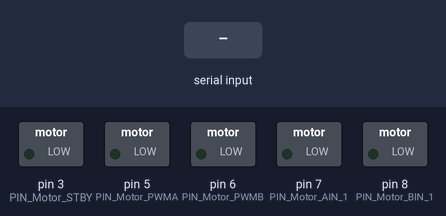
Recording of a sketch running on a simulated Arduino Uno, built with avr-gcc and run on an emulated ATmega328P. Shown: switched loads named in the sketch (green lamp = pin HIGH). Inputs (shaded band) come from the test bench. What the sketch prints to the serial monitor is not drawn.

Above: at 1.2 s.
1.3 s: "90,45\n" received over Serial
At 3.5 s:
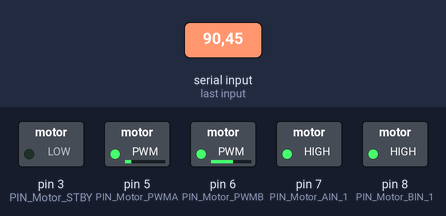
3.8 s: "30,150\n" received over Serial
At 5.5 s:
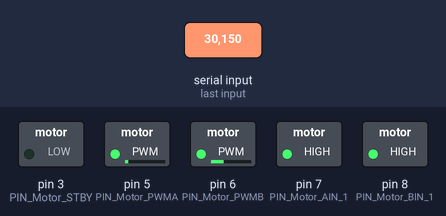
6.3 s: "5\n" received over Serial
At 6.6 s:
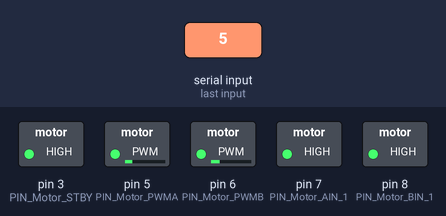
8.8 s: "200\n" received over Serial
At 10.5 s:
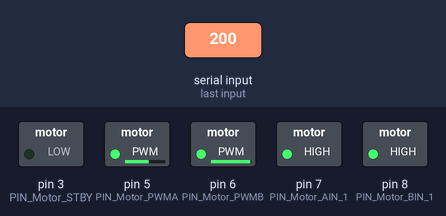
11.3 s: "90\n" received over Serial
At 11.7 s:
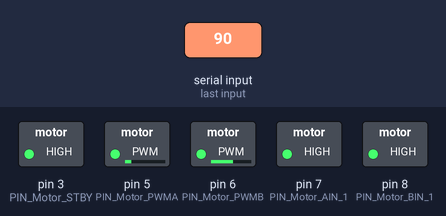
Timing chart, 0 to 14.3 s (numbered marks = the images above; inputs shaded):
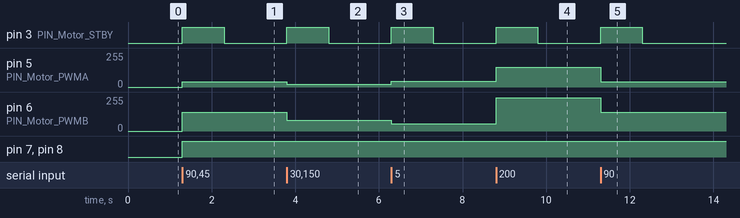

Measured:
- after the input at 1.3 s, pin 3 (PIN_Motor_STBY): LOW → HIGH at once, → LOW 1.0 s later; pin 5 (PIN_Motor_PWMA): 0/255 → 40/255 at once; pin 6 (PIN_Motor_PWMB): 0/255 → 140/255 at once; pin 7 (PIN_Motor_AIN_1), pin 8 (PIN_Motor_BIN_1): LOW → HIGH at once
- after the input at 3.8 s, pin 3 (PIN_Motor_STBY): LOW → HIGH at once, → LOW 1.0 s later; pin 5 (PIN_Motor_PWMA): 40/255 → 20/255 at once; pin 6 (PIN_Motor_PWMB): 140/255 → 80/255 at once
- after the input at 6.3 s, pin 3 (PIN_Motor_STBY): LOW → HIGH at once, → LOW 1.0 s later; pin 5 (PIN_Motor_PWMA): 20/255 → 45/255 at once; pin 6 (PIN_Motor_PWMB): 80/255 → 55/255 at once
- after the input at 8.8 s, pin 3 (PIN_Motor_STBY): LOW → HIGH at once, → LOW 1.0 s later; pin 5 (PIN_Motor_PWMA): 45/255 → 150/255 at once; pin 6 (PIN_Motor_PWMB): 55/255 → 250/255 at once
- after the input at 11.3 s, pin 3 (PIN_Motor_STBY): LOW → HIGH at once, → LOW 1.0 s later; pin 5 (PIN_Motor_PWMA): 150/255 → 40/255 at once; pin 6 (PIN_Motor_PWMB): 250/255 → 140/255 at once

The sketch:

arduino.ino
```cpp
// 引脚定义
#define PIN_Motor_PWMA 5    // 右电机速度
#define PIN_Motor_PWMB 6    // 左电机速度
#define PIN_Motor_AIN_1 7   // 右电机方向
#define PIN_Motor_BIN_1 8   // 左电机方向
#define PIN_Motor_STBY 3

// 运行参数
#define SPEED 50    // 正常速度（0-255）

// 电机控制函数
void setMotors(int STEER) {
  // 右电机控制
  digitalWrite(PIN_Motor_AIN_1, HIGH);
  analogWrite(PIN_Motor_PWMA, abs(SPEED - STEER));

  // 左电机控制
  digitalWrite(PIN_Motor_BIN_1, HIGH);
  analogWrite(PIN_Motor_PWMB, abs(SPEED + STEER));
}

void setup() {
  // 初始化电机控制引脚
  pinMode(PIN_Motor_PWMA, OUTPUT);
  pinMode(PIN_Motor_AIN_1, OUTPUT);
  pinMode(PIN_Motor_PWMB, OUTPUT);
  pinMode(PIN_Motor_BIN_1, OUTPUT);
  pinMode(PIN_Motor_STBY, OUTPUT);
  Serial.begin(115200); // 与ESP32-CAM的串口波特率一致
}

unsigned long lastDataTime = 0;  // 记录最后收到数据的时间戳

void loop() {
  if (Serial.available()) {
    // 收到数据时记录最新时间戳
    lastDataTime = millis();

    digitalWrite(PIN_Motor_STBY, HIGH);
    String input = Serial.readStringUntil('\n');
    // 转换为整数
    int result = input.toInt();
    Serial.print("收到预测结果: ");
    Serial.println(result);
    setMotors(result);
  }
  else {
    // 检查是否超过1秒无数据
    if (millis() - lastDataTime > 1000) {
      digitalWrite(PIN_Motor_STBY, LOW);
    }
  }
}
```
